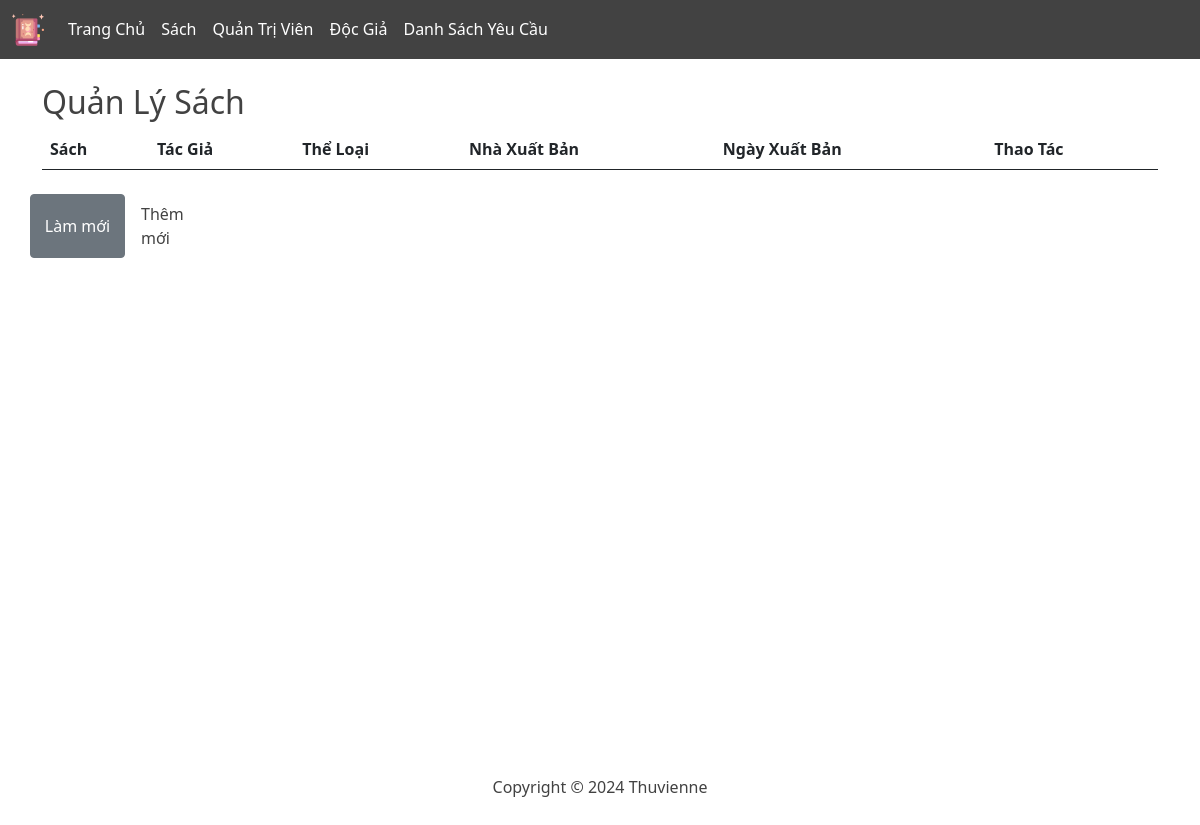
Page /pages/admin/manage_books.php on the earlier database version.
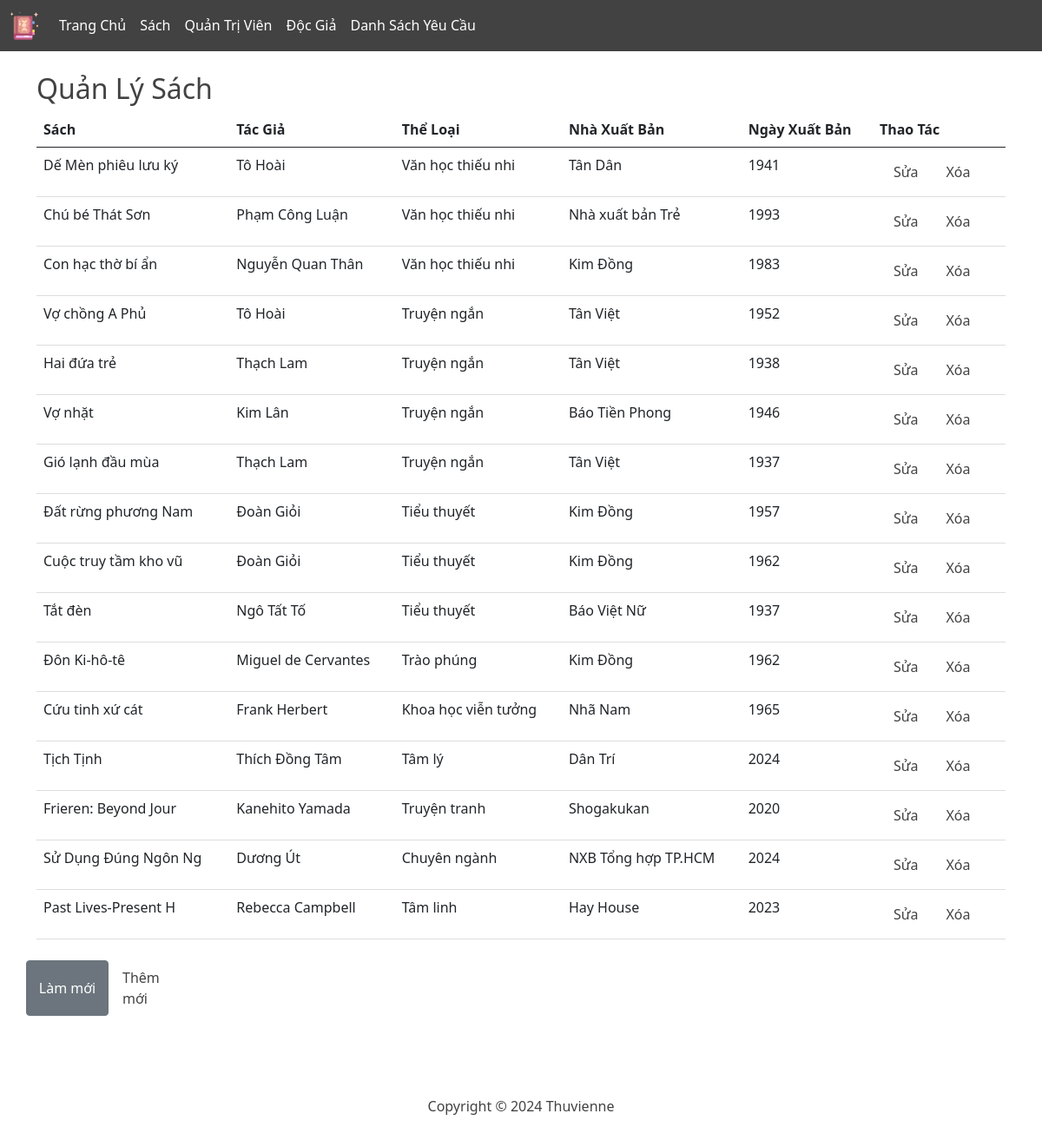
Same page on the later database version.
### tables this page shows
CREATE TABLE `sach` (
  `MA_SACH` int(11) NOT NULL,
  `STT_THELOAI` int(11) NOT NULL,
  `MA_NXB` char(10) NOT NULL,
  `MA_TG` char(10) NOT NULL,
  `TEN_SACH` varchar(20) NOT NULL,
  `TGXB` year(4) NOT NULL
);

CREATE TABLE `tac_gia` (
  `MA_TG` char(10) NOT NULL,
  `TEN_TG` varchar(20) NOT NULL,
  `WEBSITE` varchar(30) NOT NULL
);

CREATE TABLE `the_loai` (
  `STT_THELOAI` int(11) NOT NULL,
  `TEN_TL` varchar(20) NOT NULL
);

CREATE TABLE `nha_xuat_ban` (
  `MA_NXB` char(10) NOT NULL,
  `TEN_NXB` varchar(20) NOT NULL,
  `DIACHI_NXB` varchar(50) NOT NULL,
  `NGUOIDAIDIEN` text NOT NULL
);

### public/pages/admin/manage_books.php (the view)
<?php
require __DIR__ . '/../../../src/db/db_connect.php';
try {
    $query = "
        SELECT SACH.MA_SACH, SACH.TEN_SACH, TAC_GIA.TEN_TG, THE_LOAI.TEN_TL, NHA_XUAT_BAN.TEN_NXB, SACH.TGXB
        FROM SACH
        JOIN TAC_GIA ON SACH.MA_TG = TAC_GIA.MA_TG
        JOIN THE_LOAI ON SACH.STT_THELOAI = THE_LOAI.STT_THELOAI
        JOIN NHA_XUAT_BAN ON SACH.MA_NXB = NHA_XUAT_BAN.MA_NXB
    ";
    $stmt = $pdo->query($query);
    $sachs = $stmt->fetchAll(PDO::FETCH_ASSOC);
} catch (PDOException $e) {
    echo "Lỗi: " . $e->getMessage();
    exit();
}
?>
<!DOCTYPE html>
<html lang="en">
<?php require __DIR__ . '/../../../src/partials/header.php' ?>
<body>
<?php require __DIR__ . '/../../../src/partials/sub-header--admin.php' ?>
    <main class="container mt-4">
        <h2>Quản Lý Sách</h2>
        <table class="table">
            <thead>
                <tr>
                    <th>Sách</th>
                    <th>Tác Giả</th>
                    <th>Thể Loại</th>
                    <th>Nhà Xuất Bản</th>
                    <th>Ngày Xuất Bản</th>
                    <th>Thao Tác</th>
                </tr>
            </thead>
            <tbody>
                <?php foreach ($sachs as $sach) : ?>
                    <tr>
                        <td><?= htmlspecialchars($sach['TEN_SACH']) ?></td>
                        <td><?= htmlspecialchars($sach['TEN_TG']) ?></td>
                        <td><?= htmlspecialchars($sach['TEN_TL']) ?></td>
                        <td><?= htmlspecialchars($sach['TEN_NXB']) ?></td>
                        <td><?= htmlspecialchars($sach['TGXB']) ?></td>
                        <td>
                            <a style="float: left;" class="nav-link col" href="/admin/thaotac/edit/?id=<?= $sach['MA_SACH'] ?>">Sửa</a>
                            <a style="float: left;" class="nav-link col" href="/admin/thaotac/delete/?id=<?= $sach['MA_SACH'] ?>" onclick="return confirm('Bạn có chắc chắn muốn xóa không?');">Xóa</a>
                        </td>
                    </tr>
                <?php endforeach; ?>
            </tbody>
        </table>
        <div class="row mt-4">
            <button type="button" class="btn btn-secondary col-lg-1">Làm mới</button>
            <a href="/admin/thaotac/add" class="nav-link col-lg-1">Thêm mới</a>
        </div>
    </main>
<?php require __DIR__ . '/../../../src/partials/footer.php' ?>
</body>
</body>
</html>

### src/partials/header.php (shortened to what this page needs)
<head>
    <link href="https://cdn.jsdelivr.net/npm/bootstrap@5.0.2/dist/css/bootstrap.min.css" rel="stylesheet">
</head>

### src/partials/sub-header--admin.php (shortened to what this page needs)
<nav class="navbar navbar-expand-lg navbar-dark" id="sub-header">
    <div class="container-fluid">
        <a class="navbar-brand" href="#"><img height="32px" src="/imgs/icons/main-logo.png" alt=""></a>
        <div class="collapse navbar-collapse" id="navbarNav">
            <ul class="navbar-nav">
                <li class="nav-item">
                    <a class="nav-link active" aria-current="page" href="/admin/trangchu">Trang Chủ</a>
                </li>
                <li class="nav-item">
                    <a class="nav-link active" aria-current="page" href="/admin/quanly_sach">Sách</a>
                </li>
                <li class="nav-item">
                    <a class="nav-link active" aria-current="page" href="/admin/quanly_admin">Quản Trị Viên</a>
                </li>
                <li class="nav-item">
                    <a class="nav-link active" aria-current="page" href="/admin/quanly_docgia">Độc Giả</a>
                </li>
                <li class="nav-item">
                    <a class="nav-link active" aria-current="page" href="/admin/dsyeucau">Danh Sách Yêu Cầu</a>
                </li>
            </ul>
        </div>
    </div>
</nav>

### src/partials/footer.php
<footer>
    <p class="text-center mt-2">Copyright &copy; 2024 Thuvienne</p>
</footer>

Differences in the rows shown:
added sach: TEN_SACH "Dế Mèn phiêu lưu ký", MA_TG.TEN_TG "Tô Hoài", STT_THELOAI.TEN_TL "Văn học thiếu nhi", MA_NXB.TEN_NXB "Tân Dân", TGXB "1941"
added sach: TEN_SACH "Chú bé Thát Sơn", MA_TG.TEN_TG "Phạm Công Luận", STT_THELOAI.TEN_TL "Văn học thiếu nhi", MA_NXB.TEN_NXB "Nhà xuất bản Trẻ", TGXB "1993"
added sach: TEN_SACH "Con hạc thờ bí ẩn", MA_TG.TEN_TG "Nguyễn Quan Thân", STT_THELOAI.TEN_TL "Văn học thiếu nhi", MA_NXB.TEN_NXB "Kim Đồng", TGXB "1983"
added sach: TEN_SACH "Vợ chồng A Phủ", MA_TG.TEN_TG "Tô Hoài", STT_THELOAI.TEN_TL "Truyện ngắn", MA_NXB.TEN_NXB "Tân Việt", TGXB "1952"
added sach: TEN_SACH "Hai đứa trẻ", MA_TG.TEN_TG "Thạch Lam", STT_THELOAI.TEN_TL "Truyện ngắn", MA_NXB.TEN_NXB "Tân Việt", TGXB "1938"
added sach: TEN_SACH "Vợ nhặt", MA_TG.TEN_TG "Kim Lân", STT_THELOAI.TEN_TL "Truyện ngắn", MA_NXB.TEN_NXB "Báo Tiền Phong", TGXB "1946"
added sach: TEN_SACH "Gió lạnh đầu mùa", MA_TG.TEN_TG "Thạch Lam", STT_THELOAI.TEN_TL "Truyện ngắn", MA_NXB.TEN_NXB "Tân Việt", TGXB "1937"
added sach: TEN_SACH "Đất rừng phương Nam", MA_TG.TEN_TG "Đoàn Giỏi", STT_THELOAI.TEN_TL "Tiểu thuyết", MA_NXB.TEN_NXB "Kim Đồng", TGXB "1957"
added sach: TEN_SACH "Cuộc truy tầm kho vũ", MA_TG.TEN_TG "Đoàn Giỏi", STT_THELOAI.TEN_TL "Tiểu thuyết", MA_NXB.TEN_NXB "Kim Đồng", TGXB "1962"
added sach: TEN_SACH "Tắt đèn", MA_TG.TEN_TG "Ngô Tất Tố", STT_THELOAI.TEN_TL "Tiểu thuyết", MA_NXB.TEN_NXB "Báo Việt Nữ", TGXB "1937"
added sach: TEN_SACH "Đôn Ki-hô-tê", MA_TG.TEN_TG "Miguel de Cervantes", STT_THELOAI.TEN_TL "Trào phúng", MA_NXB.TEN_NXB "Kim Đồng", TGXB "1962"
added sach: TEN_SACH "Cứu tinh xứ cát", MA_TG.TEN_TG "Frank Herbert", STT_THELOAI.TEN_TL "Khoa học viễn tưởng", MA_NXB.TEN_NXB "Nhã Nam", TGXB "1965"
added sach: TEN_SACH "Tịch Tịnh", MA_TG.TEN_TG "Thích Đồng Tâm", STT_THELOAI.TEN_TL "Tâm lý", MA_NXB.TEN_NXB "Dân Trí", TGXB "2024"
added sach: TEN_SACH "Frieren: Beyond Jour", MA_TG.TEN_TG "Kanehito Yamada", STT_THELOAI.TEN_TL "Truyện tranh", MA_NXB.TEN_NXB "Shogakukan", TGXB "2020"
added sach: TEN_SACH "Sử Dụng Đúng Ngôn Ng", MA_TG.TEN_TG "Dương Út", STT_THELOAI.TEN_TL "Chuyên ngành", MA_NXB.TEN_NXB "NXB Tổng hợp TP.HCM", TGXB "2024"
added sach: TEN_SACH "Past Lives-Present H", MA_TG.TEN_TG "Rebecca Campbell", STT_THELOAI.TEN_TL "Tâm linh", MA_NXB.TEN_NXB "Hay House", TGXB "2023"
